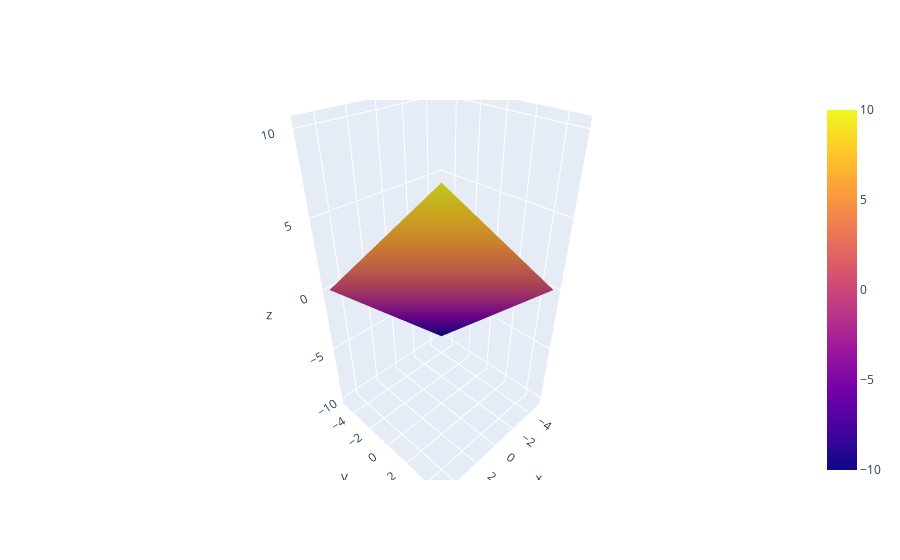

The code cell stored with this chart in its notebook:
### Code cell
data = np.zeros((len(XY), 3))
data[:,:2] = XY
data[:,2]  = XY.sum(axis=1)
data = pd.DataFrame(data)
data.columns = ["X","Y", "Z"]
data = data.pivot(index="X", columns ="Y", values="Z")
x = list(data.index)
y = list(data.columns)
z = data.values
fig = go.Figure(data=[go.Surface(z=z, x=x, y=y)])
# fig.update_xaxes(autorange="reversed")
fig.update_yaxes(autorange="reversed")
# fig.show()

### Figure 1 — Plotly figure (JSON) as saved in the notebook; plotly's stock layout.template omitted (floating-point values rounded to 4 significant figures; data arrays with more than 128 entries replaced by an {"elided": "..."} marker saying what was removed)
{"data": [{"type": "surface", "x": [-5, -4.831, -4.661, -4.492, -4.322, -4.153, -3.983, -3.814, -3.644, -3.475, -3.305, -3.136, -2.966, -2.797, -2.627, -2.458, -2.288, -2.119, -1.949, -1.78, -1.61, -1.441, -1.271, -1.102, -0.9322, -0.7627, -0.5932, -0.4237, -0.2542, -0.08475, 0.08475, 0.2542, 0.4237, 0.5932, 0.7627, 0.9322, 1.102, 1.271, 1.441, 1.61, 1.78, 1.949, 2.119, 2.288, 2.458, 2.627, 2.797, 2.966, 3.136, 3.305, 3.475, 3.644, 3.814, 3.983, 4.153, 4.322, 4.492, 4.661, 4.831, 5], "y": [-5, -4.831, -4.661, -4.492, -4.322, -4.153, -3.983, -3.814, -3.644, -3.475, -3.305, -3.136, -2.966, -2.797, -2.627, -2.458, -2.288, -2.119, -1.949, -1.78, -1.61, -1.441, -1.271, -1.102, -0.9322, -0.7627, -0.5932, -0.4237, -0.2542, -0.08475, 0.08475, 0.2542, 0.4237, 0.5932, 0.7627, 0.9322, 1.102, 1.271, 1.441, 1.61, 1.78, 1.949, 2.119, 2.288, 2.458, 2.627, 2.797, 2.966, 3.136, 3.305, 3.475, 3.644, 3.814, 3.983, 4.153, 4.322, 4.492, 4.661, 4.831, 5], "z": {"elided": "60x60 float values"}}], "layout": {"yaxis": {"autorange": "reversed"}}}
